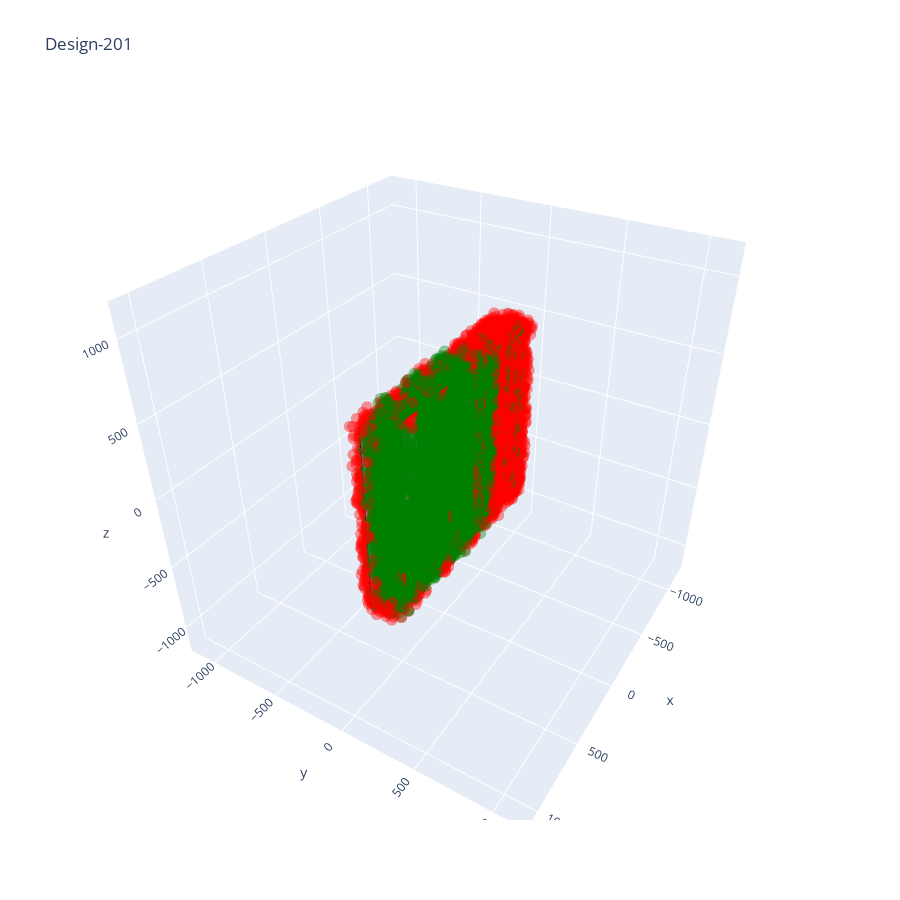

The cell this chart's notebook holds for it:
### Code cell
def plot_probes_and_tissues(Designs, sample=3):
    for i, D in enumerate(Designs):
        probe_vertices = np.array([probe.__getattribute__(vert_name) for probe in D.probes for vert_name in ['bl', 'br', 'tl', 'tr']])
        D_hull = ConvexHull(probe_vertices)
        
        selection = (Demix & f"design=3" & f"sample=5").fetch1('selection')

        spike_snrs = (SpikeSNR & f"design=3" & f"sample=5").fetch1('snr')
        print(f"Number of spikesnrs: {spike_snrs.shape}")

        points = (Tissue & f"design=3").fetch1('cell_xyz')
        # print(f"Number of points: {points.shape}")

        points = points[selection]
        print(f"Number of points: {points.shape}")

        is_in_hull = in_hull(points, D_hull.points[D_hull.vertices])
        is_in_hull_indices = np.where(is_in_hull)[0]
        points_inside_the_hull = points[is_in_hull_indices]
        
        points_stat = points_inside_the_hull
        spike_snrs_stat = spike_snrs[is_in_hull_indices]
        #print(len(points_stat))
        
        print(sum(True for x in spike_snrs_stat if x>3)/len(spike_snrs_stat))
        

        fig = go.Figure()
        D.plot_shanks(show=False, cone=False, e_pixels=False, d_pixels=False, fig=fig)
        fig.add_traces(go.Scatter3d(
            x=points[:,0], y=points[:,1], z=points[:,2], opacity=0.4, mode='markers',
            marker={'size':4, 'color':['green' if x > 3. else 'red' for x in spike_snrs]},showlegend=False)) # df[c].snr.map(lambda x: 'gray' if (x<3) else 'green')
        fig.update_layout(autosize=False, width=900, height=900, title=f"Design-20{i+1}")

        fig.show()

plot_probes_and_tissues([D201])

### Figure 1 — Plotly figure (JSON) as saved in the notebook; plotly's stock layout.template omitted (floating-point values rounded to 4 significant figures; data arrays with more than 128 entries replaced by an {"elided": "..."} marker saying what was removed)
{"data": [{"line": {"color": "#000000"}, "mode": "lines", "name": "", "showlegend": false, "surfaceaxis": 1, "surfacecolor": "gray", "type": "scatter3d", "x": [-824.5, -824.5, -674.5, -674.5, -749.5, -824.5], "y": [75, 75, 75, 75, 75, 75], "z": [-600, 600, 600, -600, -650, -600]}, {"line": {"color": "#000000"}, "mode": "lines", "name": "", "showlegend": false, "surfaceaxis": 1, "surfacecolor": "gray", "type": "scatter3d", "x": [-524.5, -524.5, -674.5, -674.5, -599.5, -524.5], "y": [-75, -75, -75, -75, -75, -75], "z": [-600, 600, 600, -600, -650, -600]}, {"line": {"color": "#000000"}, "mode": "lines", "name": "", "showlegend": false, "surfaceaxis": 1, "surfacecolor": "gray", "type": "scatter3d", "x": [-524.5, -524.5, -374.5, -374.5, -449.5, -524.5], "y": [75, 75, 75, 75, 75, 75], "z": [-600, 600, 600, -600, -650, -600]}, {"line": {"color": "#000000"}, "mode": "lines", "name": "", "showlegend": false, "surfaceaxis": 1, "surfacecolor": "gray", "type": "scatter3d", "x": [-224.5, -224.5, -374.5, -374.5, -299.5, -224.5], "y": [-75, -75, -75, -75, -75, -75], "z": [-600, 600, 600, -600, -650, -600]}, {"line": {"color": "#000000"}, "mode": "lines", "name": "", "showlegend": false, "surfaceaxis": 1, "surfacecolor": "gray", "type": "scatter3d", "x": [-224.5, -224.5, -74.5, -74.5, -149.5, -224.5], "y": [75, 75, 75, 75, 75, 75], "z": [-600, 600, 600, -600, -650, -600]}, {"line": {"color": "#000000"}, "mode": "lines", "name": "", "showlegend": false, "surfaceaxis": 1, "surfacecolor": "gray", "type": "scatter3d", "x": [75.5, 75.5, -74.5, -74.5, 0.5, 75.5], "y": [-75, -75, -75, -75, -75, -75], "z": [-600, 600, 600, -600, -650, -600]}, {"line": {"color": "#000000"}, "mode": "lines", "name": "", "showlegend": false, "surfaceaxis": 1, "surfacecolor": "gray", "type": "scatter3d", "x": [75.5, 75.5, 225.5, 225.5, 150.5, 75.5], "y": [75, 75, 75, 75, 75, 75], "z": [-600, 600, 600, -600, -650, -600]}, {"line": {"color": "#000000"}, "mode": "lines", "name": "", "showlegend": false, "surfaceaxis": 1, "surfacecolor": "gray", "type": "scatter3d", "x": [375.5, 375.5, 225.5, 225.5, 300.5, 375.5], "y": [-75, -75, -75, -75, -75, -75], "z": [-600, 600, 600, -600, -650, -600]}, {"line": {"color": "#000000"}, "mode": "lines", "name": "", "showlegend": false, "surfaceaxis": 1, "surfacecolor": "gray", "type": "scatter3d", "x": [375.5, 375.5, 525.5, 525.5, 450.5, 375.5], "y": [75, 75, 75, 75, 75, 75], "z": [-600, 600, 600, -600, -650, -600]}, {"line": {"color": "#000000"}, "mode": "lines", "name": "", "showlegend": false, "surfaceaxis": 1, "surfacecolor": "gray", "type": "scatter3d", "x": [675.5, 675.5, 525.5, 525.5, 600.5, 675.5], "y": [-75, -75, -75, -75, -75, -75], "z": [-600, 600, 600, -600, -650, -600]}, {"marker": {"color": {"elided": "17506 str values"}, "size": 4}, "mode": "markers", "opacity": 0.4, "showlegend": false, "type": "scatter3d", "x": {"elided": "17506 float values"}, "y": {"elided": "17506 float values"}, "z": {"elided": "17506 float values"}}], "layout": {"autosize": false, "coloraxis": {"showscale": false}, "height": 900, "scene": {"aspectmode": "auto", "aspectratio": {"x": 1, "y": 1, "z": 1}, "camera": {"center": {"x": 0, "y": 0, "z": 0}, "eye": {"x": 1.522, "y": 0.9309, "z": 1.227}, "projection": {"type": "perspective"}, "up": {"x": 0, "y": 0, "z": 1}}, "xaxis": {"range": [-1274.0, 1126.0], "type": "linear"}, "yaxis": {"range": [-1200, 1200], "type": "linear"}, "zaxis": {"range": [-1200, 1200], "type": "linear"}}, "title": {"text": "Design-201"}, "width": 900}}
